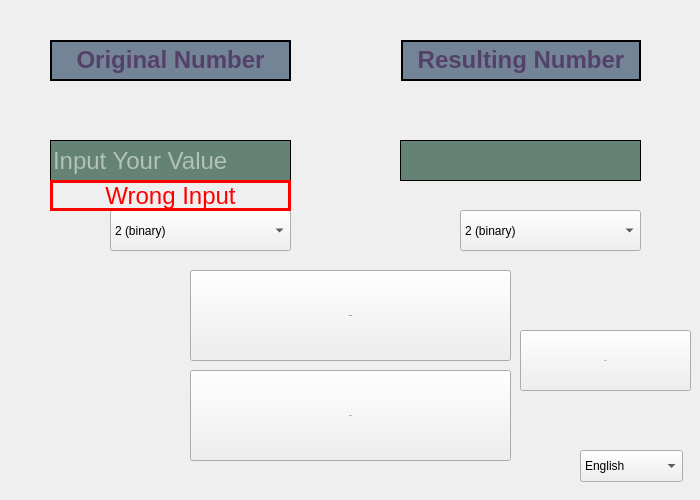
<?xml version="1.0" encoding="UTF-8"?>
<ui version="4.0">
 <class>mainWindow</class>
 <widget class="QWidget" name="mainWindow">
  <property name="windowModality">
   <enum>Qt::WindowModality::NonModal</enum>
  </property>
  <property name="geometry">
   <rect>
    <x>0</x>
    <y>0</y>
    <width>700</width>
    <height>500</height>
   </rect>
  </property>
  <property name="sizePolicy">
   <sizepolicy hsizetype="Preferred" vsizetype="Preferred">
    <horstretch>0</horstretch>
    <verstretch>0</verstretch>
   </sizepolicy>
  </property>
  <property name="minimumSize">
   <size>
    <width>700</width>
    <height>500</height>
   </size>
  </property>
  <property name="maximumSize">
   <size>
    <width>700</width>
    <height>500</height>
   </size>
  </property>
  <property name="sizeIncrement">
   <size>
    <width>0</width>
    <height>0</height>
   </size>
  </property>
  <property name="baseSize">
   <size>
    <width>0</width>
    <height>0</height>
   </size>
  </property>
  <property name="mouseTracking">
   <bool>false</bool>
  </property>
  <property name="windowTitle">
   <string>Calculus Converter</string>
  </property>
  <property name="autoFillBackground">
   <bool>false</bool>
  </property>
  <widget class="QLineEdit" name="input">
   <property name="geometry">
    <rect>
     <x>50</x>
     <y>140</y>
     <width>241</width>
     <height>41</height>
    </rect>
   </property>
   <property name="sizePolicy">
    <sizepolicy hsizetype="Expanding" vsizetype="Expanding">
     <horstretch>0</horstretch>
     <verstretch>0</verstretch>
    </sizepolicy>
   </property>
   <property name="toolTip">
    <string>&lt;html&gt;&lt;head/&gt;&lt;body&gt;&lt;p&gt;&lt;br/&gt;&lt;/p&gt;&lt;/body&gt;&lt;/html&gt;</string>
   </property>
   <property name="styleSheet">
    <string notr="true">background-color: #648374;
border: 1px solid black;
font-size: 24px;
color: white;

</string>
   </property>
   <property name="frame">
    <bool>true</bool>
   </property>
   <property name="cursorPosition">
    <number>0</number>
   </property>
   <property name="dragEnabled">
    <bool>false</bool>
   </property>
   <property name="placeholderText">
    <string>Input Your Value</string>
   </property>
   <property name="cursorMoveStyle">
    <enum>Qt::CursorMoveStyle::LogicalMoveStyle</enum>
   </property>
  </widget>
  <widget class="QPushButton" name="resetButton">
   <property name="geometry">
    <rect>
     <x>190</x>
     <y>370</y>
     <width>321</width>
     <height>91</height>
    </rect>
   </property>
   <property name="sizePolicy">
    <sizepolicy hsizetype="Expanding" vsizetype="Expanding">
     <horstretch>0</horstretch>
     <verstretch>0</verstretch>
    </sizepolicy>
   </property>
   <property name="font">
    <font>
     <family>Arial</family>
     <pointsize>-1</pointsize>
    </font>
   </property>
   <property name="styleSheet">
    <string notr="true">QPushButton {
    background-color: #728495;
    border: 2px solid #111;
    border-radius: 8px;
    color: #111;
    font-size: 36px;
    height: 48px;
    padding: 0 25px;
    text-align: center;
    position: relative;
    outline: none;
}

QPushButton:hover {
    background-color: #4a5b6a; 
}

QPushButton:pressed {
    background-color: #4a5b6a; 
}

QPushButton::before {
    background-color: #111;
    border-radius: 8px;
    content: &quot;&quot;;
    height: 48px;
    left: 0;
    width: 100%;
    position: absolute;
    top: -2px;
    z-index: -1;
}

@media (min-width: 768px) {
    QPushButton {
        padding: 0 40px;
    }
}

</string>
   </property>
   <property name="text">
    <string>reset</string>
   </property>
   <property name="autoDefault">
    <bool>false</bool>
   </property>
   <property name="default">
    <bool>false</bool>
   </property>
   <property name="flat">
    <bool>false</bool>
   </property>
  </widget>
  <widget class="QComboBox" name="firstBox">
   <property name="geometry">
    <rect>
     <x>110</x>
     <y>210</y>
     <width>181</width>
     <height>41</height>
    </rect>
   </property>
   <property name="sizePolicy">
    <sizepolicy hsizetype="Expanding" vsizetype="Expanding">
     <horstretch>0</horstretch>
     <verstretch>0</verstretch>
    </sizepolicy>
   </property>
   <item>
    <property name="text">
     <string>2 (binary)</string>
    </property>
   </item>
   <item>
    <property name="text">
     <string>8 (octal)</string>
    </property>
   </item>
   <item>
    <property name="text">
     <string>10 (ordinary)</string>
    </property>
   </item>
   <item>
    <property name="text">
     <string>16 (hexadecimal)</string>
    </property>
   </item>
   <item>
    <property name="text">
     <string>BCD</string>
    </property>
   </item>
   <item>
    <property name="text">
     <string>Gray</string>
    </property>
   </item>
  </widget>
  <widget class="QComboBox" name="secondBox">
   <property name="geometry">
    <rect>
     <x>460</x>
     <y>210</y>
     <width>181</width>
     <height>41</height>
    </rect>
   </property>
   <item>
    <property name="text">
     <string>2 (binary)</string>
    </property>
   </item>
   <item>
    <property name="text">
     <string>8 (octal)</string>
    </property>
   </item>
   <item>
    <property name="text">
     <string>10 (ordinary)</string>
    </property>
   </item>
   <item>
    <property name="text">
     <string>16 (hexadecimal)</string>
    </property>
   </item>
   <item>
    <property name="text">
     <string>BCD</string>
    </property>
   </item>
   <item>
    <property name="text">
     <string>Gray</string>
    </property>
   </item>
  </widget>
  <widget class="QWidget" name="layoutWidget">
   <property name="geometry">
    <rect>
     <x>50</x>
     <y>40</y>
     <width>591</width>
     <height>41</height>
    </rect>
   </property>
   <layout class="QHBoxLayout" name="horizontalLayout_2">
    <property name="spacing">
     <number>110</number>
    </property>
    <property name="sizeConstraint">
     <enum>QLayout::SizeConstraint::SetNoConstraint</enum>
    </property>
    <item>
     <widget class="QLabel" name="label">
      <property name="sizePolicy">
       <sizepolicy hsizetype="Expanding" vsizetype="Expanding">
        <horstretch>0</horstretch>
        <verstretch>0</verstretch>
       </sizepolicy>
      </property>
      <property name="styleSheet">
       <string notr="true">background-color: #728495;
</string>
      </property>
      <property name="frameShape">
       <enum>QFrame::Shape::WinPanel</enum>
      </property>
      <property name="frameShadow">
       <enum>QFrame::Shadow::Plain</enum>
      </property>
      <property name="lineWidth">
       <number>1</number>
      </property>
      <property name="text">
       <string>&lt;html&gt;&lt;head/&gt;&lt;body&gt;&lt;p&gt;&lt;span style=&quot; font-size:18pt; font-weight:700; color:#544169;&quot;&gt;Original Number&lt;/span&gt;&lt;/p&gt;&lt;/body&gt;&lt;/html&gt;</string>
      </property>
      <property name="textFormat">
       <enum>Qt::TextFormat::AutoText</enum>
      </property>
      <property name="scaledContents">
       <bool>false</bool>
      </property>
      <property name="alignment">
       <set>Qt::AlignmentFlag::AlignCenter</set>
      </property>
     </widget>
    </item>
    <item>
     <widget class="QLabel" name="label_2">
      <property name="sizePolicy">
       <sizepolicy hsizetype="Expanding" vsizetype="Expanding">
        <horstretch>0</horstretch>
        <verstretch>0</verstretch>
       </sizepolicy>
      </property>
      <property name="styleSheet">
       <string notr="true">background-color: #728495;
</string>
      </property>
      <property name="frameShape">
       <enum>QFrame::Shape::WinPanel</enum>
      </property>
      <property name="text">
       <string>&lt;html&gt;&lt;head/&gt;&lt;body&gt;&lt;p&gt;&lt;span style=&quot; font-size:18pt; font-weight:700; color:#544169;&quot;&gt;Resulting Number&lt;/span&gt;&lt;/p&gt;&lt;/body&gt;&lt;/html&gt;</string>
      </property>
      <property name="alignment">
       <set>Qt::AlignmentFlag::AlignCenter</set>
      </property>
     </widget>
    </item>
   </layout>
  </widget>
  <widget class="QPushButton" name="convertButton">
   <property name="geometry">
    <rect>
     <x>190</x>
     <y>270</y>
     <width>321</width>
     <height>91</height>
    </rect>
   </property>
   <property name="sizePolicy">
    <sizepolicy hsizetype="Expanding" vsizetype="Expanding">
     <horstretch>0</horstretch>
     <verstretch>0</verstretch>
    </sizepolicy>
   </property>
   <property name="font">
    <font>
     <family>Arial</family>
     <pointsize>-1</pointsize>
    </font>
   </property>
   <property name="styleSheet">
    <string notr="true">QPushButton {
    background-color: #728495;
    border: 2px solid #111;
    border-radius: 8px;
    color: #111;
    font-size: 36px;
    height: 48px;
    padding: 0 25px;
    text-align: center;
    position: relative;
    outline: none;
}

QPushButton:hover {
    background-color: #4a5b6a; 
}

QPushButton:pressed {
    background-color: #4a5b6a; 
}

QPushButton::before {
    background-color: #111;
    border-radius: 8px;
    content: &quot;&quot;;
    height: 48px;
    left: 0;
    width: 100%;
    position: absolute;
    top: -2px;
    z-index: -1;
}

@media (min-width: 768px) {
    QPushButton {
        padding: 0 40px;
    }
}

</string>
   </property>
   <property name="text">
    <string>convert</string>
   </property>
   <property name="autoDefault">
    <bool>false</bool>
   </property>
   <property name="default">
    <bool>false</bool>
   </property>
   <property name="flat">
    <bool>false</bool>
   </property>
  </widget>
  <widget class="QComboBox" name="languageBox">
   <property name="geometry">
    <rect>
     <x>580</x>
     <y>450</y>
     <width>103</width>
     <height>32</height>
    </rect>
   </property>
   <property name="sizePolicy">
    <sizepolicy hsizetype="Expanding" vsizetype="Expanding">
     <horstretch>0</horstretch>
     <verstretch>0</verstretch>
    </sizepolicy>
   </property>
   <property name="styleSheet">
    <string notr="true"/>
   </property>
   <item>
    <property name="text">
     <string>English</string>
    </property>
   </item>
   <item>
    <property name="text">
     <string>Русский</string>
    </property>
   </item>
  </widget>
  <widget class="QLabel" name="errorMessage">
   <property name="geometry">
    <rect>
     <x>50</x>
     <y>180</y>
     <width>241</width>
     <height>31</height>
    </rect>
   </property>
   <property name="sizePolicy">
    <sizepolicy hsizetype="Expanding" vsizetype="Expanding">
     <horstretch>0</horstretch>
     <verstretch>0</verstretch>
    </sizepolicy>
   </property>
   <property name="font">
    <font>
     <family>Arial</family>
     <pointsize>-1</pointsize>
    </font>
   </property>
   <property name="styleSheet">
    <string notr="true">border: 3px solid red;
color: red;
background-color: (66, 66, 66);
font-size: 24px;</string>
   </property>
   <property name="text">
    <string>Wrong Input</string>
   </property>
   <property name="alignment">
    <set>Qt::AlignmentFlag::AlignCenter</set>
   </property>
  </widget>
  <widget class="QLineEdit" name="result">
   <property name="geometry">
    <rect>
     <x>400</x>
     <y>140</y>
     <width>241</width>
     <height>41</height>
    </rect>
   </property>
   <property name="styleSheet">
    <string notr="true">background-color: #648374;
border: 1px solid black;
font-size: 24px;
color: white;

</string>
   </property>
   <property name="readOnly">
    <bool>true</bool>
   </property>
  </widget>
  <widget class="QPushButton" name="nextButton">
   <property name="geometry">
    <rect>
     <x>520</x>
     <y>330</y>
     <width>171</width>
     <height>61</height>
    </rect>
   </property>
   <property name="sizePolicy">
    <sizepolicy hsizetype="Expanding" vsizetype="Expanding">
     <horstretch>0</horstretch>
     <verstretch>0</verstretch>
    </sizepolicy>
   </property>
   <property name="font">
    <font>
     <family>Arial</family>
     <pointsize>-1</pointsize>
    </font>
   </property>
   <property name="styleSheet">
    <string notr="true">QPushButton {
    background-color: #728495;
    border: 2px solid #111;
    border-radius: 8px;
    color: #111;
    font-size: 36px;
    height: 48px;
    padding: 0 25px;
    text-align: center;
    position: relative;
    outline: none;
}

QPushButton:hover {
    background-color: #4a5b6a; 
}

QPushButton:pressed {
    background-color: #4a5b6a; 
}

QPushButton::before {
    background-color: #111;
    border-radius: 8px;
    content: &quot;&quot;;
    height: 48px;
    left: 0;
    width: 100%;
    position: absolute;
    top: -2px;
    z-index: -1;
}

@media (min-width: 768px) {
    QPushButton {
        padding: 0 40px;
    }
}

</string>
   </property>
   <property name="text">
    <string>next</string>
   </property>
   <property name="autoDefault">
    <bool>false</bool>
   </property>
   <property name="default">
    <bool>false</bool>
   </property>
   <property name="flat">
    <bool>false</bool>
   </property>
  </widget>
 </widget>
 <resources/>
 <connections/>
</ui>
